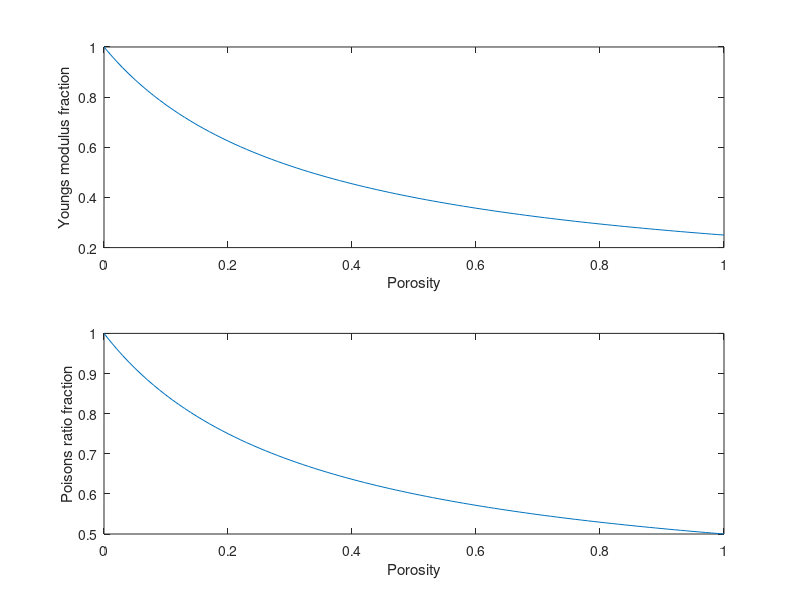

This figure's MATLAB source:

%% Dilute model
f= 0:0.01:1;
Ebar = 1./(1+3*f);

nuBar = (1+f)./(1+3*f);

figure
title('Dilute model')
subplot(2,1,1)
plot(f,Ebar)
xlabel('Porosity')
ylabel('Youngs modulus fraction')
subplot(2,1,2)
plot(f,nuBar)
xlabel('Porosity')
ylabel('Poisons ratio fraction')